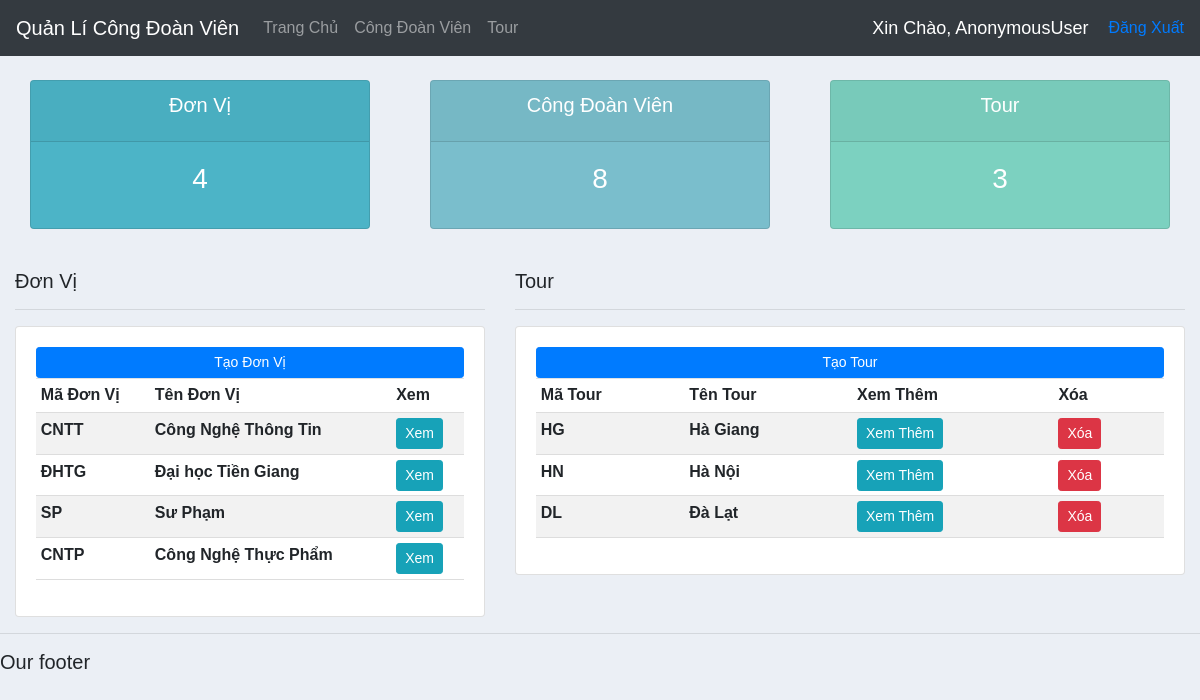
The page /home on the database its author committed.
### QuanLi/models.py (models this page shows, shortened)
class DonVi(models.Model):
    MaDonVi = models.CharField(max_length=5, blank=True)
    TenDonVi = models.CharField(max_length=50)

class Tour(models.Model):
    MaTour = models.CharField(max_length=5, blank=True)
    DiaDiem = models.CharField(max_length=1000)
    NgayDi = models.DateField()
    NgayVe = models.DateField()
    ChiTiet = models.TextField(null=True)

### QuanLi/views.py (the view)
# urls.py: 2. Add a URL to urlpatterns:  path('', views.home, name='home')
def home(request):
    donvi = DonVi.objects.all()
    tour = Tour.objects.all()
    cdv = CongDoanVien.objects.all()
    total_donvi = donvi.count()
    total_tour = tour.count()
    total_cdv = cdv.count()
    context = {
        'donvi': donvi,
        'tour': tour,
        'total_donvi': total_donvi,
        'total_tour': total_tour,
        'total_cdv': total_cdv,
    }
    return render(request, 'QuanLi/dashboard.html', context)

### QuanLi/templates/QuanLi/dashboard.html
{%  extends 'QuanLi/main.html' %}
{% block content %}
{%  include 'QuanLi/status.html' %}
<br>
<div class="row">
	<div class="col-md-5">
		<h5>Đơn Vị</h5>
		<hr>
		<div class="card card-body">
			<a class="btn btn-primary  btn-sm btn-block" href="{% url 'create_dv' %}">Tạo Đơn Vị</a>
			<table class="table table-sm">
				<tr>
					<th>Mã Đơn Vị</th>
					<th>Tên Đơn Vị</th>
					<th>Xem</th>
				</tr>
				{% for donvi in donvi %}
				<tr>
					<th>{{donvi.MaDonVi}}</th>
					<th>{{donvi.TenDonVi}}</th>
					<th><a class="btn btn-sm btn-info"  href="{% url 'detail_dv' donvi.id %}">Xem</a> </th>
				</tr>
				{% endfor %}
			</table>
		</div>
	</div>
	<div class="col-md-7">
		<h5>Tour</h5>
		<hr>
		<div class="card card-body">
			<a class="btn btn-primary  btn-sm btn-block" href="{% url 'create_tour' %}">Tạo Tour</a>
			<table class="table table-sm">
				<tr>
					<th>Mã Tour</th>
					<th>Tên Tour</th>
					<th>Xem Thêm</th>
					<th>Xóa</th>
				</tr>
				{% for tour in tour %}
				<tr>
					<th>{{tour.MaTour}}</th>
					<th>{{tour.DiaDiem}}</th>
					<th><a class="btn btn-sm btn-info" href="{% url 'detail_tour' tour.id %}">Xem Thêm</a></th>
					<th><a class="btn btn-sm btn-danger" href="">Xóa</a></th>
				</tr>
				{% endfor %}
			</table>
		</div>
	</div>
</div>
{% endblock %}

### QuanLi/static/css/main.css (style rules this page uses)
body { background-color: #ebeff5; }

### QuanLi/static/css/table.css (style rules this page uses)
* { box-sizing: border-box; }
body { margin: 0; font-family: Arial, Helvetica, sans-serif; }
table { float: center; border-collapse: collapse; width: 100%; }
th, td { float: center; padding: 8px; text-align: left; border-bottom: 1px solid #ddd; }
tr:nth-child(even) { background-color: #f2f2f2; }
a { text-decoration: none; }
.row:after { content: ""; display: table; clear: both; }

### rows shown on the page
DonVi: MaDonVi "CNTT", TenDonVi "Công Nghệ Thông Tin"
DonVi: MaDonVi "ĐHTG", TenDonVi "Đại học Tiền Giang"
DonVi: MaDonVi "SP", TenDonVi "Sư Phạm"
DonVi: MaDonVi "CNTP", TenDonVi "Công Nghệ Thực Phẩm"
Tour: MaTour "HG", DiaDiem "Hà Giang"
Tour: MaTour "HN", DiaDiem "Hà Nội"
Tour: MaTour "DL", DiaDiem "Đà Lạt"

### other values the page prints
{{ request.user }} "AnonymousUser"
{{ total_donvi }} "4"
{{ total_cdv }} "8"
{{ total_tour }} "3"
